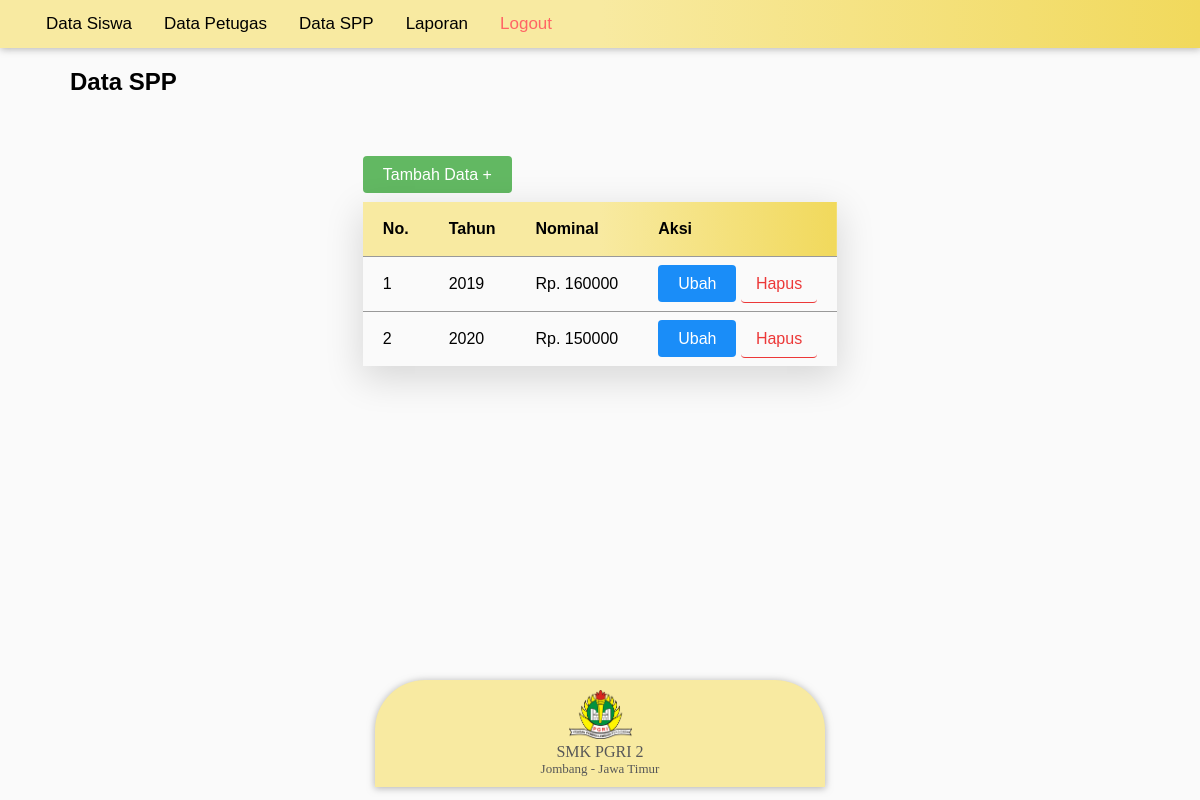
Screenshot of /includes/admin/?p=spp (signed in) with the database file from the repository.
### tables this page shows
CREATE TABLE `tb_spp` (
  `id_spp` int(11) NOT NULL,
  `tahun` int(11) NOT NULL,
  `nominal` int(11) NOT NULL
);

### config/koneksi.php (called while the page is built, shortened)
<?php
    class Koneksi {
        var $host = 'localhost';
        var $user = 'root';
        var $pass = '';
        var $db_name = 'spp-pi-revisi';
        public function __construct() {
            $this->konek = mysqli_connect($this->host, $this->user, $this->pass, $this->db_name);
        }
    }

### includes/admin/admin.php (called while the page is built, shortened)
<?php
    require_once '../../config/koneksi.php';
    class Admin extends Koneksi {
        public function getDataSPP() {
            $stmt = mysqli_query($this->konek, "SELECT * FROM tb_spp ORDER BY tahun ASC");
            return $stmt;
        }
    }

### includes/admin/data-spp.php (the view, shortened to what this page needs)
<h2>Data SPP</h2>
<div id="kontainer-konten">
    <div id="scrolltable-wrap" >
        <a class="tombolhijau" href="?p=tambah-spp">Tambah Data +</a>
        <br><br>
        <div id="scrolltable" style="">
            <div class="divTable">
                <div class="divTableBody">
                    <div class="divTableRowHead">
                        <div class="divTableHead">No.</div>
                        <div class="divTableHead">Tahun</div>
                        <div class="divTableHead">Nominal</div>
                        <div class="divTableHead">Aksi</div>
                    </div>
                    <?php
                        $no = 1;
                        $spp = $admin->getDataSPP();
                        while($dt_spp = mysqli_fetch_assoc($spp)) {
                    ?>
                    <div class="divTableRow">
                        <div class="divTableCell"><?= $no++; ?></div>
                        <div class="divTableCell"><?= $dt_spp['tahun']; ?></div>
                        <div class="divTableCell">Rp. <?= $dt_spp['nominal']; ?></div>
                        <div class="divTableCell"><a class="tombolbiru" href="?p=ubah-spp&id=<?= $dt_spp['id_spp'];?>">Ubah</a> <a class="hapus" href="?p=hapus-spp&id=<?= $dt_spp['id_spp'];?>" onclick="return confirm('Yakin ingin menghapus?')">Hapus</a></div>
                    </div>
                    <?php
                    }
                    ?>
                </div>
            </div>
        </div>
    </div>
</div>
<?php
    require_once 'footer.php';
?>

### style/style.css (style rules this page uses)
* { box-sizing: border-box; scroll-behavior: smooth; }
html, body { background-color: rgb(250, 250, 250); font-family: Verdana, Geneva, Tahoma, sans-serif; margin: 0; height: 100%; }
h2 { margin-left: 70px ; }
a { text-decoration: none; color: #000000; }
::placeholder { opacity: 0.3; }
.divTable { white-space: nowrap; display: table; max-width: 768px; overflow: auto; min-width: 400px; box-shadow: 0px 11px 35px 2px rgba(0, 0, 0, 0.14); display:inline-block; }
.divTableRow { display: table-row; }
.divTableRowHead { display: table-row; background: linear-gradient(to right, rgb(248, 234, 161), rgb(248, 234, 161), #F1D95C) ; }
.divTableCell, .divTableHead { display: table-cell; padding: 18px 20px; }
.divTableCell { background-color: rgb(250, 250, 250); border-top: 0.5px solid #999999; }
.divTableHead { font-weight: bold; }
.divTableBody { display: table-row-group; }
#kontainer-konten { display: flex; width: 100%; padding: 50px; padding-bottom: 100px; justify-content: center; min-height: 70%; margin-bottom: -350px; }
.tombolbiru { background-color: rgb(26, 141, 248); padding: 10px 20px; border-radius: 4px; color: white; border: none; text-decoration: none; }
.hapus { padding: 10px 15px; border-bottom: 0.5px solid rgb(236, 56, 56);; border-color: rgb(236, 56, 56); border-radius: 4px; color: rgb(236, 56, 56); }
.tombolhijau { background-color: rgb(98, 184, 98); border: none; padding: 10px 20px; border-radius: 4px; color: white; }

### rows the page displays
tb_spp: tahun "2019", nominal "160000"
tb_spp: tahun "2020", nominal "150000"
